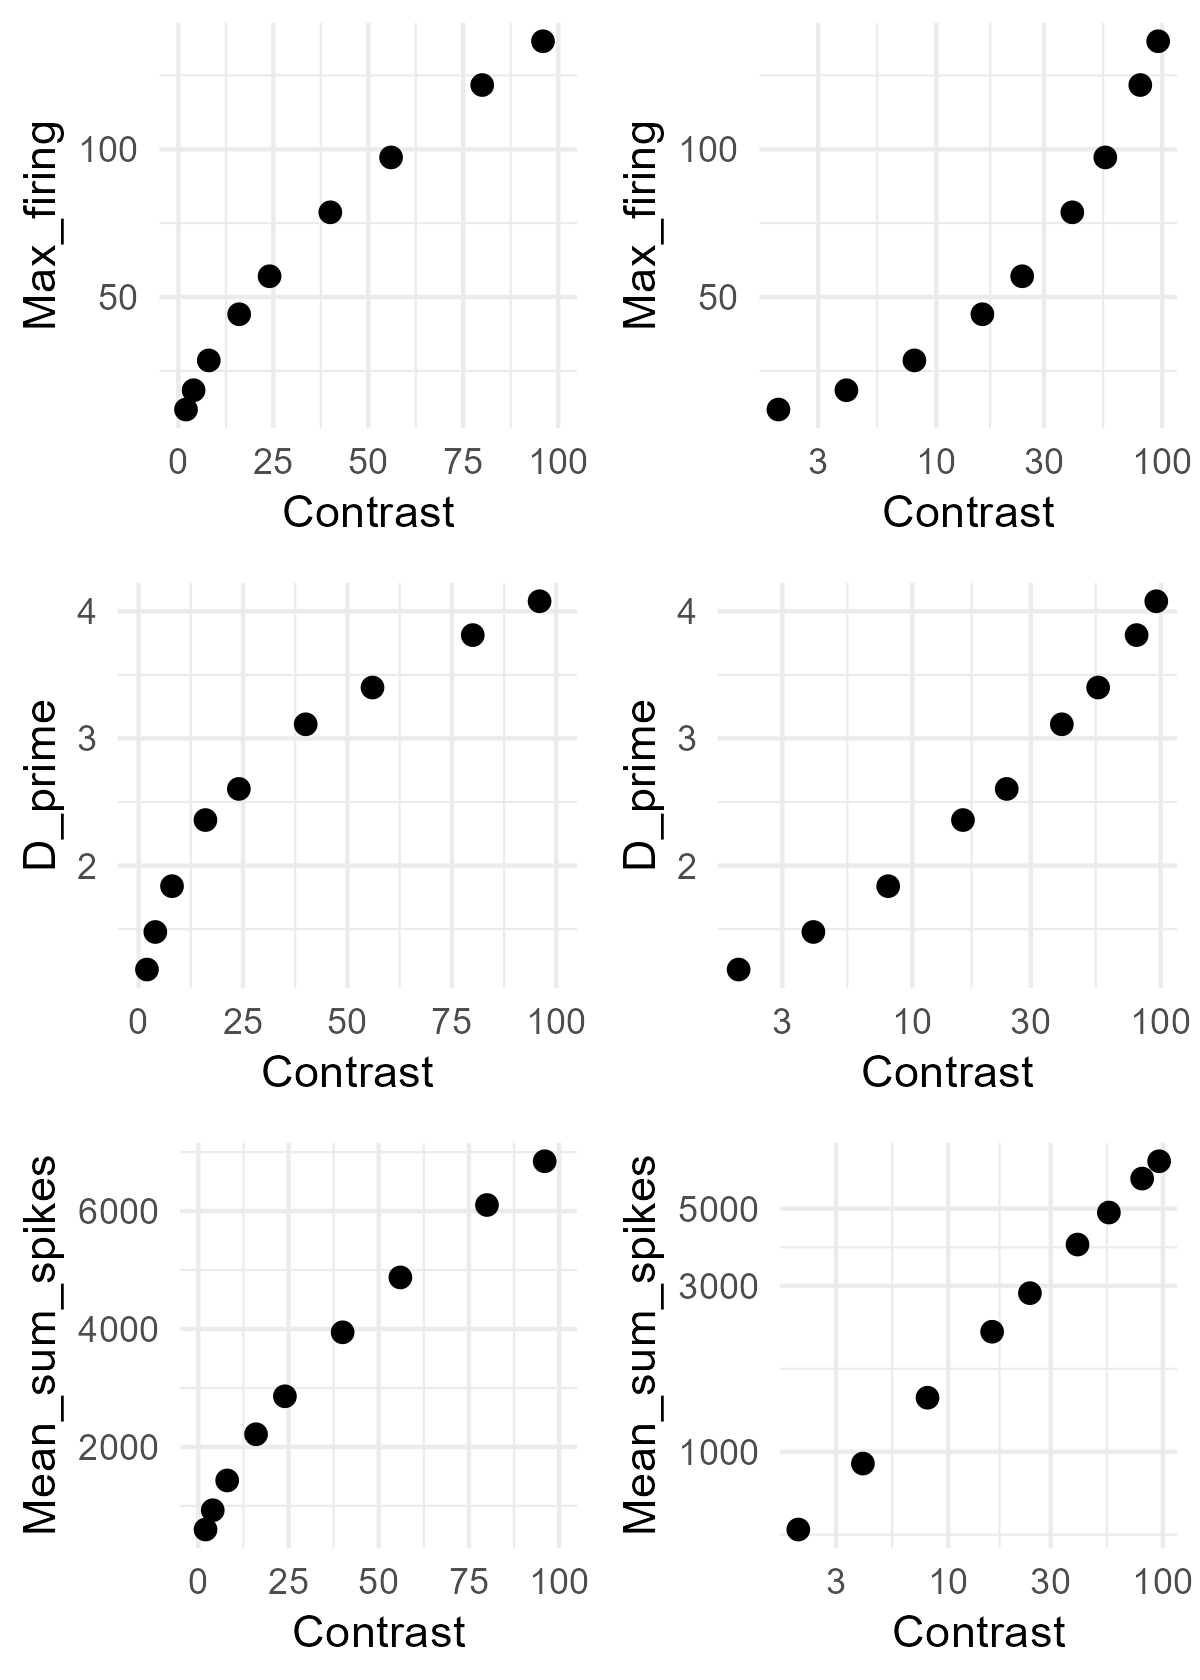

Write R code to recreate this figure.
# Simulation based on Albrecht & Hamilton (1982, fig. 1I)

library(tidyverse)
library(doParallel)
library(foreach)

Contrast <- c(2, 4, 8, 16, 24, 40, 56, 80, 96)
a <- 7.7
b <- 0.63

Max_firing <- a * Contrast^b
df_ah <- data.frame(Contrast, Max_firing)

g1 <- ggplot(df_ah, aes(x = Contrast, y = Max_firing)) +
  geom_point(size = 2) +
  coord_cartesian(xlim = c(0, 100)) +
  theme_minimal()
g1            

g2 <- ggplot(df_ah, aes(x = Contrast, y = Max_firing)) +
  geom_point(size = 2) +
  scale_x_log10() +
  theme_minimal()
g2 

### Simulation ###
cl <- makeCluster(parallel::detectCores() - 1)
registerDoParallel(cl)

n_neurons <- 180                                               # Number of neurons in the population
orientations <- seq(1, 180, by = 1)                            # Possible orientations (0 to 359 degrees)
preferred_orientations <-  seq(1, 180, length.out = n_neurons) # Preferred orientation of each neuron
max_firing_seq <- df_ah$Max_firing                             # Maximum firing rate of each neuron
contrast <-       df_ah$Contrast
tuning_width    <- 20                                          # Tuning width (standard deviation) of each neuron's response curve
n_trials <- 10000

all_results <- list()

for (max_firing_rate in max_firing_seq) {
  
  cat("Running max firing rate =", max_firing_rate, "\n")
  
  tuning_curves <- matrix(0, nrow = n_neurons, ncol = length(orientations))
  
  for (i in 1:n_neurons) {
    tuning_curves[i, ] <- max_firing_rate * exp(
      -0.5 * (
        pmin(abs(orientations - preferred_orientations[i]),
             180 - abs(orientations - preferred_orientations[i]))^2
      ) / tuning_width^2
    )
  }
  
  # ---- 90 ----
  responses_90 <- foreach(
    i = 1:n_trials,
    .combine = rbind,
    .packages = "stats"
  ) %dopar% {
    
    input_90 <- rnorm(n_trials, 90, 0)
    idx <- round(input_90[i]) + 1
    idx <- pmin(pmax(idx, 1), 180)
    
    mu <- tuning_curves[, idx]
    mu[mu == 0] <- 1e-8
    
    resp <- rnbinom(n_neurons, size = 1000000, mu = mu)
    
    cbind(resp,
          neuron = seq_len(n_neurons),
          stim = 90,
          trial = i,
          maxFR = max_firing_rate)
  }
  
  # ---- 91 ----
  responses_91 <- foreach(
    i = 1:n_trials,
    .combine = rbind,
    .packages = "stats"
  ) %dopar% {
    
    input_91 <- rnorm(n_trials, 91, 0)
    idx <- round(input_91[i]) + 1
    idx <- pmin(pmax(idx, 1), 180)
    
    mu <- tuning_curves[, idx]
    mu[mu == 0] <- 1e-8
    
    resp <- rnbinom(n_neurons, size = 1000000, mu = mu)
    
    cbind(resp,
          neuron = seq_len(n_neurons),
          stim = 91,
          trial = i,
          maxFR = max_firing_rate)
  }
  
  df_tmp <- as.data.frame(rbind(responses_90, responses_91))
  colnames(df_tmp) <- c("Spikes", "Neuron", "Stimulus", "Trial", "Contrast")
  
  all_results[[as.character(max_firing_rate)]] <- df_tmp
}

df <- do.call(rbind, all_results)
df$Contrast <- contrast[match(df$Contrast, max_firing_seq)]

### Visualization ###
df %>%
  group_by(Stimulus, Contrast, Trial) %>%
  summarise(Sum_spikes = sum(Spikes), .groups = "drop") -> df_sum

g3 <- ggplot(df_sum, aes(x = Sum_spikes, color = factor(Contrast))) +
  geom_density(alpha = 0.2, linewidth = 1) +
  theme_classic() +
  labs(
    x = "Sum of spikes",
    y = "Density",
    color = "Contrast",
    fill =  "Contrast"
  )
g3

df_sum %>%
  group_by(Contrast) %>%
  summarise(Mean_sum_spikes = mean(Sum_spikes),
            SD_sum_spikes = sd(Sum_spikes), .groups = "drop") -> df_summary

df_summary %>%
  ggplot(aes(x = Contrast, y = Mean_sum_spikes)) +
  geom_point(size = 2) +
  coord_cartesian(xlim = c(0, 100)) +
  theme_minimal() -> g4
g4

df_summary %>%
  ggplot(aes(x = Contrast, y = Mean_sum_spikes)) +
  geom_point(size = 2) +
  scale_x_log10() +
  scale_y_log10() +
  theme_minimal() -> g5
g5

df_summary %>%
  ggplot(aes(x = Contrast, y = SD_sum_spikes)) +
  geom_point(size = 2) +
  coord_cartesian(xlim = c(0, 100)) +
  theme_minimal() -> g6
g6

df_summary %>%
  ggplot(aes(x = Contrast, y = SD_sum_spikes)) +
  geom_point(size = 2) +
  scale_x_log10() +
  theme_minimal() -> g7
g7

df %>%
  filter(Neuron %in% c(90, 91)) %>%
  pivot_wider(names_from = Neuron, values_from = Spikes) %>%
  ggplot(aes(x = `90`, y = `91`, color = factor(Stimulus))) +
  geom_point(size = 2, alpha = 0.2) +
  labs(x = "Neuron 90", y = "Neuron 91") +
  coord_cartesian(xlim = c(0, 100), ylim = c(0, 100)) +
  theme_minimal() +
  facet_wrap(. ~ Contrast) -> g8
# g8

# sanity check for fano factor 
df %>%
  group_by(Contrast, Stimulus, Neuron) %>%
  summarise(
    mean_spikes = mean(Spikes),
    var_spikes  = var(Spikes),
    fano = var_spikes / mean_spikes,
    .groups = "drop"
  ) %>%
  filter(mean_spikes > 0) %>%
  group_by(Contrast, Stimulus) %>%
  summarise(
    mean_mean_spikes = mean(mean_spikes, na.rm = TRUE),
    mean_var_spikes = mean(var_spikes),
    mean_fano = mean(fano, na.rm = TRUE), # average across neurons
    sd_fano   = sd(fano, na.rm = TRUE),   # sd across neurons
    .groups = "drop")

### Linear Fisher information ###
df_wide <- df %>%
  pivot_wider(
    id_cols = c(Trial, Contrast, Stimulus),
    names_from = Neuron,
    values_from = Spikes)

df_wide$Stimulus_bin <- ifelse(df_wide$Stimulus == 90, 1, 0)

compute_lfi <- function(data, lambda = 1e-6) {
  
  neurons <- grep("^[0-9]+$", colnames(data), value = TRUE)  
  
  data0 <- data[data$Stimulus_bin == 0, neurons]
  data1 <- data[data$Stimulus_bin == 1, neurons]
  
  mu0 <- colMeans(data0)
  mu1 <- colMeans(data1)
  
  df <- mu1 - mu0
  
  Sigma0 <- cov(data0)
  Sigma1 <- cov(data1)
  Sigma  <- (Sigma0 + Sigma1) / 2
  
  p <- length(neurons)              # 逆行列を安定化させる処理 (ニューロン間の相関を少し弱める)
  Sigma <- Sigma + lambda * diag(p) # Ridge正則化, Tikhonov regularization (小さい固有値を持ち上げる)
  
  I <- as.numeric(t(df) %*% solve(Sigma) %*% df) # LFI
  I_per_neuron <- I / p
  
  return(I_per_neuron)
}

maxFR_values <- sort(unique(df_wide$Contrast))

lfi_results <- data.frame(
  Contrast = numeric(),
  LFI_per_neuron = numeric()
)

for (maxFR in maxFR_values) {
  df_sub <- df_wide[df_wide$Contrast == maxFR, ]
  lfi_value <- compute_lfi(df_sub)
  lfi_results <- rbind(lfi_results,
                       data.frame(Contrast = maxFR,
                                  LFI_per_neuron = lfi_value))
}

lfi_results$Contrast <- contrast
print(lfi_results)

lfi_results %>%
  ggplot(aes(x = Contrast, y = LFI_per_neuron)) +
  geom_point(size = 2) +
  coord_cartesian(xlim = c(0, 100)) +
  theme_minimal() -> g9
g9

### Decoding with logistic regression ###
run_logistic_cv_parallel <- function(data, k = 5, ncores = detectCores() - 1) {
  
  predictors <- grep("^[0-9]+$", colnames(data), value = TRUE)  
  n <- nrow(data)
  
  set.seed(123)
  folds <- sample(rep(1:k, length.out = n))
  
  cl <- makeCluster(ncores)
  registerDoParallel(cl)
  
  acc <- foreach(i = 1:k, .combine = c) %dopar% {
    
    train <- data[folds != i, ]
    test  <- data[folds == i, ]
    
    model <- glm(
      Stimulus_bin ~ .,
      data = train[, c("Stimulus_bin", predictors)],
      family = binomial
    )
    
    prob <- predict(model, newdata = test, type = "response")
    pred <- ifelse(prob > 0.5, 1, 0)
    
    mean(pred == test$Stimulus_bin)
  }
  
  stopCluster(cl)
  
  mean(acc)
}

decoding_results <- data.frame(
  Contrast = numeric(),
  Decoding_accuracy = numeric()
)

for (maxFR in maxFR_values) {
  df_sub <- df_wide[df_wide$Contrast == maxFR, ]
  accuracy <- run_logistic_cv_parallel(df_sub, k = 5, ncores = detectCores() - 1)
  decoding_results <- rbind(decoding_results,
                            data.frame(Contrast = maxFR,
                                       Decoding_accuracy = accuracy))
}

decoding_results <- mutate(decoding_results, D_prime = qnorm(Decoding_accuracy) - qnorm(1 - Decoding_accuracy),
                           Contrast = contrast)
decoding_results

decoding_results %>%
  ggplot(aes(x = Contrast, y = D_prime)) +
  geom_point(size = 2) +
  coord_cartesian(xlim = c(0, 100)) +
  theme_minimal() -> g10
g10

decoding_results %>%
  ggplot(aes(x = Contrast, y = D_prime)) +
  geom_point(size = 2) +
  scale_x_log10() +
  theme_minimal() -> g11
g11

g <- cowplot::plot_grid(g1, g2, g10, g11, g4, g5, nrow = 3)
ggsave("fig_1i.png", g, width = 4, height = 5.6, dpi = 300)
